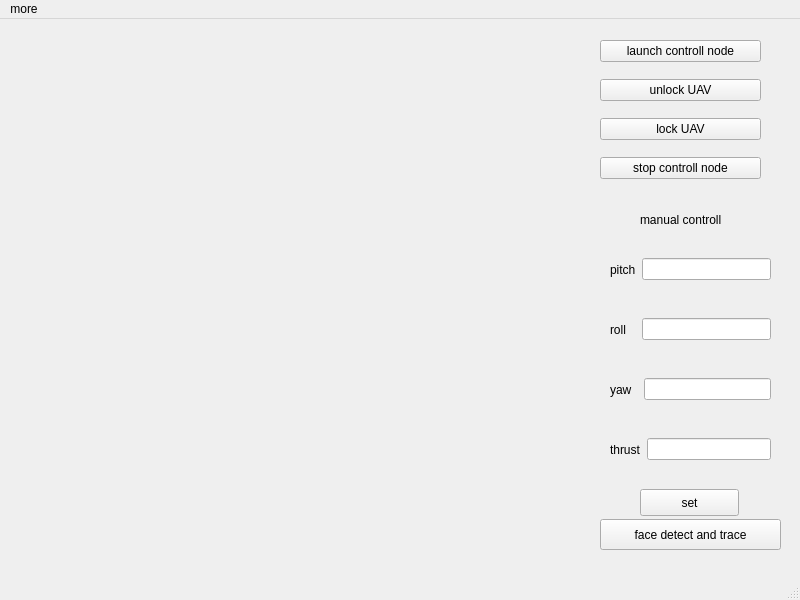
<?xml version="1.0" encoding="UTF-8"?>
<ui version="4.0">
 <class>MainWindow</class>
 <widget class="QMainWindow" name="MainWindow">
  <property name="geometry">
   <rect>
    <x>0</x>
    <y>0</y>
    <width>800</width>
    <height>600</height>
   </rect>
  </property>
  <property name="windowTitle">
   <string>UAV controller</string>
  </property>
  <widget class="QWidget" name="centralwidget">
   <widget class="QWidget" name="verticalLayoutWidget">
    <property name="geometry">
     <rect>
      <x>600</x>
      <y>10</y>
      <width>161</width>
      <height>161</height>
     </rect>
    </property>
    <layout class="QVBoxLayout" name="verticalLayout">
     <item>
      <widget class="QPushButton" name="pushButton_launch">
       <property name="text">
        <string>launch controll node</string>
       </property>
      </widget>
     </item>
     <item>
      <widget class="QPushButton" name="pushButton_unlock">
       <property name="text">
        <string>unlock UAV</string>
       </property>
      </widget>
     </item>
     <item>
      <widget class="QPushButton" name="pushButton_lock">
       <property name="text">
        <string>lock UAV</string>
       </property>
      </widget>
     </item>
     <item>
      <widget class="QPushButton" name="pushButton_stop">
       <property name="text">
        <string>stop controll node</string>
       </property>
      </widget>
     </item>
    </layout>
   </widget>
   <widget class="QWidget" name="horizontalLayoutWidget">
    <property name="geometry">
     <rect>
      <x>610</x>
      <y>220</y>
      <width>161</width>
      <height>61</height>
     </rect>
    </property>
    <layout class="QHBoxLayout" name="horizontalLayout">
     <item>
      <widget class="QLabel" name="label">
       <property name="text">
        <string>pitch</string>
       </property>
      </widget>
     </item>
     <item>
      <widget class="QLineEdit" name="lineEdit_pitch"/>
     </item>
    </layout>
   </widget>
   <widget class="QPushButton" name="pushButton_set">
    <property name="geometry">
     <rect>
      <x>640</x>
      <y>470</y>
      <width>99</width>
      <height>27</height>
     </rect>
    </property>
    <property name="text">
     <string>set</string>
    </property>
   </widget>
   <widget class="QPushButton" name="pushButton_face">
    <property name="geometry">
     <rect>
      <x>600</x>
      <y>500</y>
      <width>181</width>
      <height>31</height>
     </rect>
    </property>
    <property name="text">
     <string>face detect and trace</string>
    </property>
   </widget>
   <widget class="QWidget" name="horizontalLayoutWidget_2">
    <property name="geometry">
     <rect>
      <x>610</x>
      <y>280</y>
      <width>161</width>
      <height>61</height>
     </rect>
    </property>
    <layout class="QHBoxLayout" name="horizontalLayout_2">
     <item>
      <widget class="QLabel" name="label_2">
       <property name="text">
        <string>roll   </string>
       </property>
      </widget>
     </item>
     <item>
      <widget class="QLineEdit" name="lineEdit_roll"/>
     </item>
    </layout>
   </widget>
   <widget class="QWidget" name="horizontalLayoutWidget_3">
    <property name="geometry">
     <rect>
      <x>610</x>
      <y>340</y>
      <width>161</width>
      <height>61</height>
     </rect>
    </property>
    <layout class="QHBoxLayout" name="horizontalLayout_3">
     <item>
      <widget class="QLabel" name="label_3">
       <property name="text">
        <string>yaw  </string>
       </property>
      </widget>
     </item>
     <item>
      <widget class="QLineEdit" name="lineEdit_yaw"/>
     </item>
    </layout>
   </widget>
   <widget class="QWidget" name="horizontalLayoutWidget_4">
    <property name="geometry">
     <rect>
      <x>610</x>
      <y>400</y>
      <width>161</width>
      <height>61</height>
     </rect>
    </property>
    <layout class="QHBoxLayout" name="horizontalLayout_4">
     <item>
      <widget class="QLabel" name="label_4">
       <property name="text">
        <string>thrust</string>
       </property>
      </widget>
     </item>
     <item>
      <widget class="QLineEdit" name="lineEdit_thrust"/>
     </item>
    </layout>
   </widget>
   <widget class="QLabel" name="label_5">
    <property name="geometry">
     <rect>
      <x>640</x>
      <y>190</y>
      <width>121</width>
      <height>21</height>
     </rect>
    </property>
    <property name="text">
     <string>manual controll</string>
    </property>
   </widget>
  </widget>
  <widget class="QMenuBar" name="menubar">
   <property name="geometry">
    <rect>
     <x>0</x>
     <y>0</y>
     <width>800</width>
     <height>25</height>
    </rect>
   </property>
   <widget class="QMenu" name="menuMore">
    <property name="title">
     <string>more</string>
    </property>
   </widget>
   <addaction name="menuMore"/>
  </widget>
  <widget class="QStatusBar" name="statusbar"/>
 </widget>
 <resources/>
 <connections/>
</ui>
